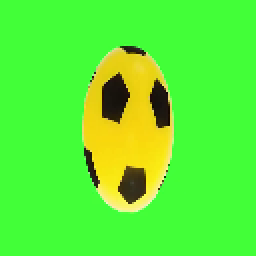
#> input picture frames/frame_0000.png, 128 x 128 px (shown 2 times larger); its folder holds only this picture in this run
$ python part4.py
#> lines starting #> are read from the running program, lines starting #| are printed output that depends on the picture
### part1.py
import cv2
import numpy as np
import matplotlib.pyplot as plt
import os

def load_frames(folder):
#> called with folder = 'frames'
    files = sorted([f for f in os.listdir(folder) if f.endswith('.png')])
    frames = [cv2.imread(os.path.join(folder, f)) for f in files]
    print(f"Chargé {len(frames)} frames")
#| Chargé 1 frames
    return frames

def bgr_to_ycbcr(frame_bgr):
    frame_ycrcb = cv2.cvtColor(frame_bgr, cv2.COLOR_BGR2YCrCb)
    Y  = frame_ycrcb[:, :, 0].astype(np.float32)
    Cr = frame_ycrcb[:, :, 1].astype(np.float32)
    Cb = frame_ycrcb[:, :, 2].astype(np.float32)
    Cb_sub = Cb[::2, ::2]
    Cr_sub = Cr[::2, ::2]
    return Y, Cb_sub, Cr_sub

def ycbcr_to_bgr(Y, Cb_sub, Cr_sub):
    h, w = Y.shape
    Cb = cv2.resize(Cb_sub, (w, h), interpolation=cv2.INTER_LINEAR)
    Cr = cv2.resize(Cr_sub, (w, h), interpolation=cv2.INTER_LINEAR)
    ycrcb = np.stack([Y, Cr, Cb], axis=2).clip(0, 255).astype(np.uint8)
    return cv2.cvtColor(ycrcb, cv2.COLOR_YCrCb2BGR)

# [30 lines that do not run on import are left out]

### part2.py
import cv2
import numpy as np
import matplotlib.pyplot as plt
from scipy.fftpack import dct, idct
from part1 import load_frames, bgr_to_ycbcr, ycbcr_to_bgr

DCT_BLOCK = 8
QUANTIZATION_FACTOR = 10

BASE_QUANT_MATRIX = np.array([
    [16, 11, 10, 16, 24, 40, 51, 61],
    [12, 12, 14, 19, 26, 58, 60, 55],
    [14, 13, 16, 24, 40, 57, 69, 56],
    [14, 17, 22, 29, 51, 87, 80, 62],
    [18, 22, 37, 56, 68,109,103, 77],
    [24, 35, 55, 64, 81,104,113, 92],
    [49, 64, 78, 87,103,121,120,101],
    [72, 92, 95, 98,112,100,103, 99],
], dtype=np.float32)

def get_quant_matrix(factor):
    return np.clip(BASE_QUANT_MATRIX * factor / 10, 1, 255).astype(np.float32)

def dct2(block):
    return dct(dct(block.T, norm='ortho').T, norm='ortho')

def idct2(block):
    return idct(idct(block.T, norm='ortho').T, norm='ortho')

def encode_channel(channel, quant_matrix):
    h, w = channel.shape
    ph = (DCT_BLOCK - h % DCT_BLOCK) % DCT_BLOCK
    pw = (DCT_BLOCK - w % DCT_BLOCK) % DCT_BLOCK
    padded = np.pad(channel, ((0, ph), (0, pw)), mode='edge')
    out = np.zeros_like(padded, dtype=np.int16)
    for i in range(0, padded.shape[0], DCT_BLOCK):
        for j in range(0, padded.shape[1], DCT_BLOCK):
            block = padded[i:i+DCT_BLOCK, j:j+DCT_BLOCK] - 128.0
            coeffs = dct2(block)
            out[i:i+DCT_BLOCK, j:j+DCT_BLOCK] = np.round(coeffs / quant_matrix).astype(np.int16)
    return out[:h, :w]

def decode_channel(coeffs, quant_matrix):
    h, w = coeffs.shape
    ph = (DCT_BLOCK - h % DCT_BLOCK) % DCT_BLOCK
    pw = (DCT_BLOCK - w % DCT_BLOCK) % DCT_BLOCK
    padded = np.pad(coeffs, ((0, ph), (0, pw)), mode='constant')
    out = np.zeros_like(padded, dtype=np.float32)
    for i in range(0, padded.shape[0], DCT_BLOCK):
        for j in range(0, padded.shape[1], DCT_BLOCK):
            block = padded[i:i+DCT_BLOCK, j:j+DCT_BLOCK].astype(np.float32)
            dequant = block * quant_matrix
            out[i:i+DCT_BLOCK, j:j+DCT_BLOCK] = idct2(dequant) + 128.0
    return np.clip(out[:h, :w], 0, 255)

# [55 lines that do not run on import are left out]

### part4.py
import struct
import zlib
import pickle
import numpy as np
from part1 import load_frames, bgr_to_ycbcr, ycbcr_to_bgr
from part2 import encode_channel, decode_channel, get_quant_matrix
from part3 import encode_pframe, decode_pframe

GOP_SIZE = 4
QUANTIZATION_FACTOR = 10

def encode_video(frames, qf=QUANTIZATION_FACTOR):
    qm = get_quant_matrix(qf)
    frames_data = []
    ref_Y = None

    for idx, frame in enumerate(frames):
        Y, Cb, Cr = bgr_to_ycbcr(frame)
        is_iframe = (idx % GOP_SIZE == 0)

        if is_iframe:
            Y_enc  = encode_channel(Y,  qm)
            Cb_enc = encode_channel(Cb, qm)
            Cr_enc = encode_channel(Cr, qm)
            ref_Y  = decode_channel(Y_enc, qm)
            mvs    = None
            ftype  = 'I'
        else:
            qm_residual = get_quant_matrix(qf * 2)
            mvs, Y_enc = encode_pframe(Y, ref_Y, qm_residual)
            Cb_enc = encode_channel(Cb, qm)
            Cr_enc = encode_channel(Cr, qm)
            ref_Y  = decode_pframe(ref_Y, mvs, Y_enc, qm_residual)
            ftype  = 'P'

        payload = pickle.dumps({
            'type': ftype,
            'Y':   Y_enc,
            'Cb':  Cb_enc,
            'Cr':  Cr_enc,
            'mv':  mvs,
        })
        frames_data.append(payload)

    header = struct.pack('>I', len(frames_data))
    body = b''
    for raw in frames_data:
        compressed = zlib.compress(raw, level=6)
        body += struct.pack('>I', len(compressed)) + compressed

    return header + body


def decode_video(bitstream, qf=QUANTIZATION_FACTOR):
    qm = get_quant_matrix(qf)
    num_frames = struct.unpack('>I', bitstream[:4])[0]
    offset = 4
    frames_recon = []
    ref_Y = None

    for idx in range(num_frames):
        size = struct.unpack('>I', bitstream[offset:offset+4])[0]
        offset += 4
        compressed = bitstream[offset:offset+size]
        offset += size

        d = pickle.loads(zlib.decompress(compressed))

        if d['type'] == 'I':
            Y_dec  = decode_channel(d['Y'],  qm)
            Cb_dec = decode_channel(d['Cb'], qm)
            Cr_dec = decode_channel(d['Cr'], qm)
            ref_Y  = Y_dec
        else:
            qm_residual = get_quant_matrix(qf * 2)
            Y_dec  = decode_pframe(ref_Y, d['mv'], d['Y'], qm_residual)
            Cb_dec = decode_channel(d['Cb'], qm)
            Cr_dec = decode_channel(d['Cr'], qm)
            ref_Y  = Y_dec

        frame_recon = ycbcr_to_bgr(Y_dec, Cb_dec, Cr_dec)
        frames_recon.append(frame_recon)

    return frames_recon


if __name__ == "__main__":
    frames = load_frames("frames")
#> frames = 1 item

    print("=== ENCODAGE ===")
    bitstream = encode_video(frames)
#> the loop in encode_video, `for idx, frame in enumerate(frames):` made 1 pass
#> (is_iframe, ftype) on pass 1: (True, 'I')
#> pass 1, in bgr_to_ycbcr, `Y  = frame_ycrcb[:, :, 0].astype(np.float32)`:
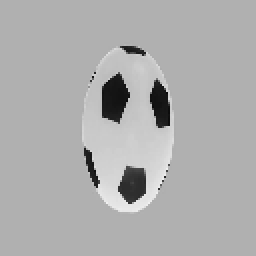
#> Y: shape (128, 128) float32 (shown 2 times larger); min 9, max 240, mean 173.7
#> pass 1, in bgr_to_ycbcr, `Cr = frame_ycrcb[:, :, 1].astype(np.float32)`:
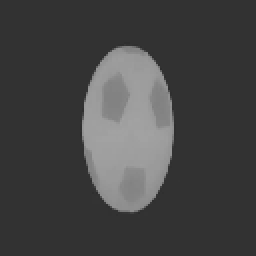
#> Cr: shape (128, 128) float32 (shown 2 times larger); min 45, max 162, mean 68.3
#> pass 1, in bgr_to_ycbcr, `Cb = frame_ycrcb[:, :, 2].astype(np.float32)`:
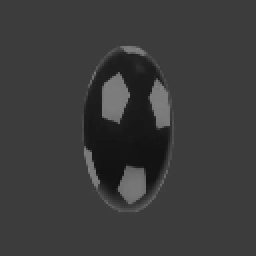
#> Cb: shape (128, 128) float32 (shown 2 times larger); min 14, max 130, mean 58.8
#> after the loop in encode_video, `for idx, frame in enumerate(frames):`:
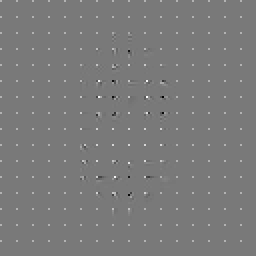
#> Y_enc: shape (128, 128) int16 (shown 2 times larger); min -51, max 56, mean 0.4; drawn with min black and max white
#> the loop in encode_video, `for raw in frames_data:` made 1 pass

    with open("encoded.bin", "wb") as f:
        f.write(bitstream)

    h, w, c = frames[0].shape
#> h = 128; w = 128; c = 3
    original_bytes   = len(frames) * h * w * c
#> original_bytes = 49152
    compressed_bytes = len(bitstream)
#> compressed_bytes = 2730
    ratio            = original_bytes / compressed_bytes
#> ratio = 18

    print(f"\n=== RÉSULTATS ===")
    print(f"Taille originale   : {original_bytes:,} bytes")
#| Taille originale   : 49,152 bytes
    print(f"Taille compressée  : {compressed_bytes:,} bytes")
#| Taille compressée  : 2,730 bytes
    print(f"Taux de compression: {ratio:.2f}x")
#| Taux de compression: 18.00x

    print("\n=== DÉCODAGE ===")
    with open("encoded.bin", "rb") as f:
        bitstream_lu = f.read()

    frames_recon = decode_video(bitstream_lu)
#> the loop in decode_video, `for idx in range(num_frames):` made 1 pass
#> pass 1, in decode_video, `frame_recon = ycbcr_to_bgr(Y_dec, Cb_dec, Cr_dec)`:
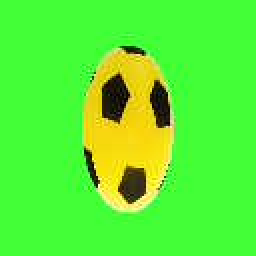
#> frame_recon: shape (128, 128, 3) (shown 2 times larger); mean B, G, R 50.8, 239.8, 89.8
#> after the loop in decode_video, `for idx in range(num_frames):`: frames_recon = 1 item; offset = 2730
#> frames_recon = 1 item
    print(f"\n{len(frames_recon)} frames reconstruites avec succès !")
#| 1 frames reconstruites avec succès !

$ run again, on frames/frame_0004.png
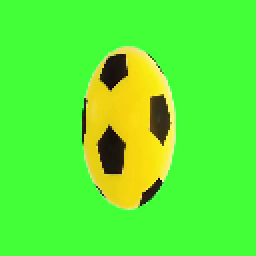
#> input picture frames/frame_0004.png, 128 x 128 px (shown 2 times larger)
#| Chargé 1 frames
#> frames = 1 item
#> the loop in encode_video, `for idx, frame in enumerate(frames):` made 1 pass
#> (is_iframe, ftype) on pass 1: (True, 'I')
#> after the loop in encode_video, `for idx, frame in enumerate(frames):`:
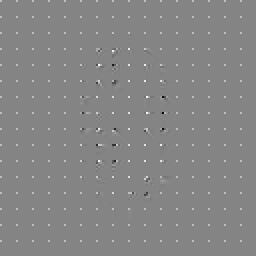
#> Y_enc: shape (128, 128) int16 (shown 2 times larger); min -55, max 51, mean 0.4; drawn with min black and max white
#> the loop in encode_video, `for raw in frames_data:` made 1 pass
#> original_bytes = 49152
#> compressed_bytes = 2652
#> ratio = 18.53
#| Taille originale   : 49,152 bytes
#| Taille compressée  : 2,652 bytes
#| Taux de compression: 18.53x
#> the loop in decode_video, `for idx in range(num_frames):` made 1 pass
#> pass 1, in decode_video, `frame_recon = ycbcr_to_bgr(Y_dec, Cb_dec, Cr_dec)`:
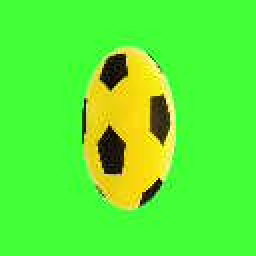
#> frame_recon: shape (128, 128, 3) (shown 2 times larger); mean B, G, R 51, 239.9, 90
#> after the loop in decode_video, `for idx in range(num_frames):`: frames_recon = 1 item; offset = 2652
#> `frames_recon = decode_video(bitstream_lu)`: frames_recon = 1 item
#| 1 frames reconstruites avec succès !

$ run again, on frames/frame_0005.png
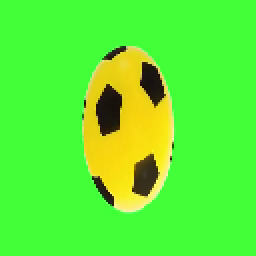
#> input picture frames/frame_0005.png, 128 x 128 px (shown 2 times larger)
#| Chargé 1 frames
#> frames = 1 item
#> the loop in encode_video, `for idx, frame in enumerate(frames):` made 1 pass
#> (is_iframe, ftype) on pass 1: (True, 'I')
#> after the loop in encode_video, `for idx, frame in enumerate(frames):`:
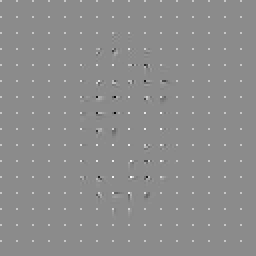
#> Y_enc: shape (128, 128) int16 (shown 2 times larger); min -57, max 47, mean 0.4; drawn with min black and max white
#> the loop in encode_video, `for raw in frames_data:` made 1 pass
#> original_bytes = 49152
#> compressed_bytes = 2717
#> ratio = 18.09
#| Taille originale   : 49,152 bytes
#| Taille compressée  : 2,717 bytes
#| Taux de compression: 18.09x
#> the loop in decode_video, `for idx in range(num_frames):` made 1 pass
#> pass 1, in decode_video, `frame_recon = ycbcr_to_bgr(Y_dec, Cb_dec, Cr_dec)`:
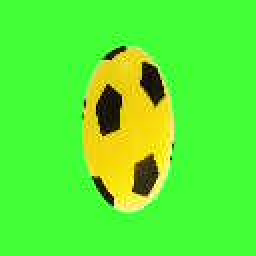
#> frame_recon: shape (128, 128, 3) (shown 2 times larger); mean B, G, R 51.1, 239.8, 90
#> after the loop in decode_video, `for idx in range(num_frames):`: frames_recon = 1 item; offset = 2717
#> `frames_recon = decode_video(bitstream_lu)`: frames_recon = 1 item
#| 1 frames reconstruites avec succès !

$ run again, on frames/frame_0006.png
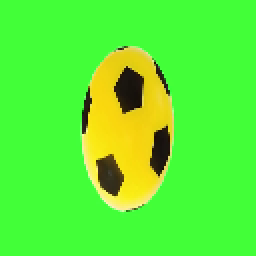
#> input picture frames/frame_0006.png, 128 x 128 px (shown 2 times larger)
#| Chargé 1 frames
#> frames = 1 item
#> the loop in encode_video, `for idx, frame in enumerate(frames):` made 1 pass
#> (is_iframe, ftype) on pass 1: (True, 'I')
#> after the loop in encode_video, `for idx, frame in enumerate(frames):`:
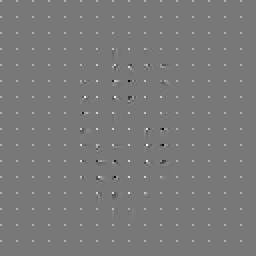
#> Y_enc: shape (128, 128) int16 (shown 2 times larger); min -51, max 57, mean 0.4; drawn with min black and max white
#> the loop in encode_video, `for raw in frames_data:` made 1 pass
#> original_bytes = 49152
#> compressed_bytes = 2757
#> ratio = 17.83
#| Taille originale   : 49,152 bytes
#| Taille compressée  : 2,757 bytes
#| Taux de compression: 17.83x
#> the loop in decode_video, `for idx in range(num_frames):` made 1 pass
#> pass 1, in decode_video, `frame_recon = ycbcr_to_bgr(Y_dec, Cb_dec, Cr_dec)`:
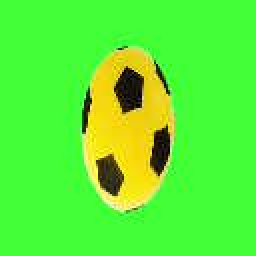
#> frame_recon: shape (128, 128, 3) (shown 2 times larger); mean B, G, R 51, 240, 89.9
#> after the loop in decode_video, `for idx in range(num_frames):`: frames_recon = 1 item; offset = 2757
#> `frames_recon = decode_video(bitstream_lu)`: frames_recon = 1 item
#| 1 frames reconstruites avec succès !
